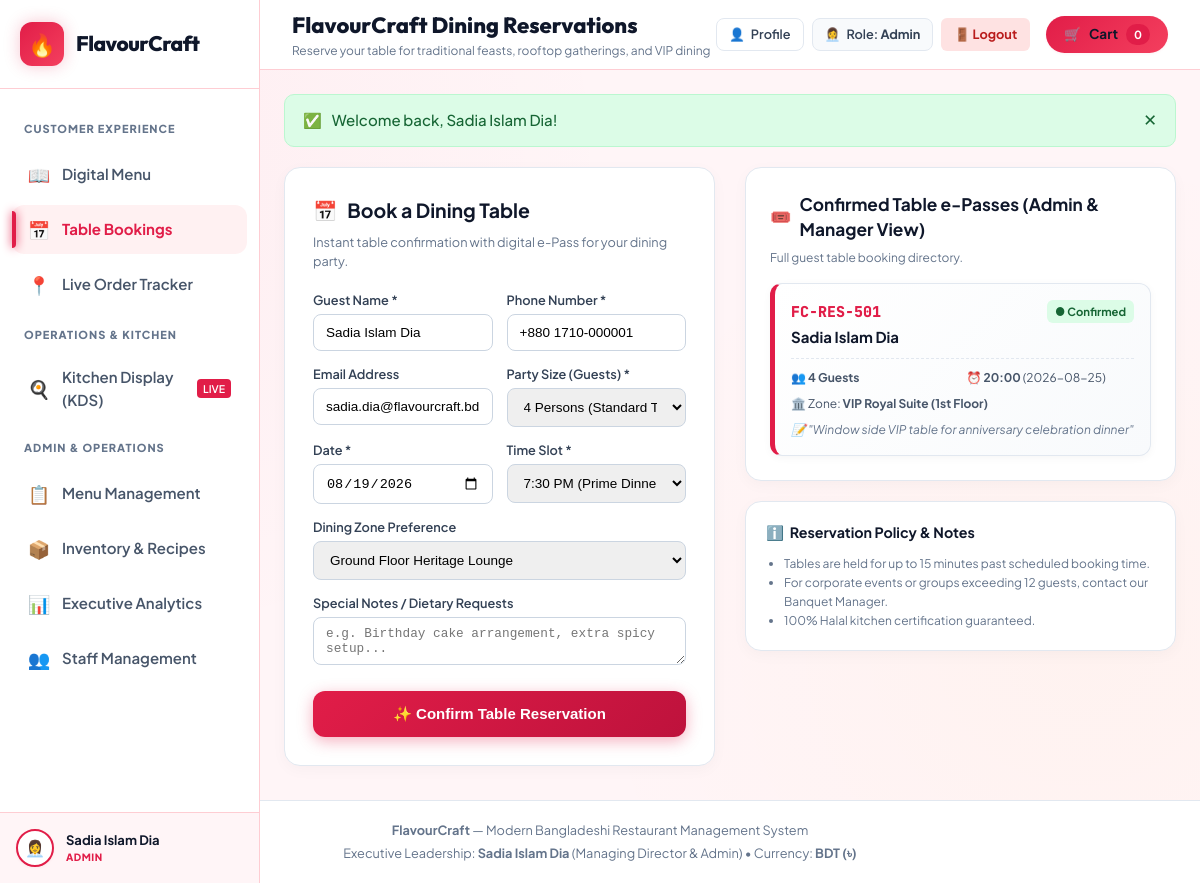
/reservations.php (signed in), run on the app's committed database.
### tables this page shows
CREATE TABLE `users` (
  `id` int(11) NOT NULL AUTO_INCREMENT,
  `user_uid` varchar(64) NOT NULL,
  `username` varchar(50) NOT NULL,
  `password` varchar(255) NOT NULL,
  `name` varchar(100) NOT NULL,
  `role` enum('Admin','Manager','Kitchen','Customer') NOT NULL DEFAULT 'Customer',
  `avatar` varchar(50) DEFAULT NULL,
  `phone` varchar(30) DEFAULT NULL,
  `email` varchar(100) DEFAULT NULL,
  `delivery_address` text DEFAULT NULL,
  `created_at` timestamp NOT NULL DEFAULT current_timestamp(),
  PRIMARY KEY (`id`),
  UNIQUE KEY `user_uid` (`user_uid`),
  UNIQUE KEY `username` (`username`)
);

CREATE TABLE `reservations` (
  `id` int(11) NOT NULL AUTO_INCREMENT,
  `booking_uid` varchar(64) NOT NULL,
  `booking_code` varchar(30) NOT NULL,
  `guest_name` varchar(100) NOT NULL,
  `guest_phone` varchar(30) NOT NULL,
  `guest_email` varchar(100) DEFAULT NULL,
  `party_size` int(11) NOT NULL DEFAULT 2,
  `reservation_date` date NOT NULL,
  `time_slot` varchar(20) NOT NULL,
  `table_preference` varchar(100) DEFAULT 'Standard Dining',
  `deposit_paid` decimal(10,2) NOT NULL DEFAULT 0.00,
  `status` enum('Confirmed','Pending','Cancelled','Seated') NOT NULL DEFAULT 'Confirmed',
  `special_request` text DEFAULT NULL,
  `created_at` timestamp NOT NULL DEFAULT current_timestamp(),
  PRIMARY KEY (`id`),
  UNIQUE KEY `booking_uid` (`booking_uid`),
  UNIQUE KEY `booking_code` (`booking_code`)
);

### reservations.php (the view, shortened to what the rows shown need)
<?php
require_once __DIR__ . '/config/db.php';
$user = get_current_user_data();
$is_guest = ($user['role'] === 'Guest');
$is_staff = ($user['role'] === 'Admin' || $user['role'] === 'Manager');
$conn = get_db();
$reservations = [];
if ($conn) {
    if ($is_staff) {
        $res = mysqli_query($conn, "SELECT * FROM reservations ORDER BY reservation_date DESC, id DESC LIMIT 10");
        if ($res) {
            while ($row = mysqli_fetch_assoc($res)) {
                $reservations[] = $row;
            }
        }
    }
}
$page_heading = 'FlavourCraft Dining Reservations';
require_once __DIR__ . '/includes/header.php';
?>
<div style="display: grid; grid-template-columns: 1fr 1fr; gap: 30px; align-items: start;">
  <div style="background: #fff; border-radius: 16px; padding: 28px; border: 1px solid #e2e8f0; box-shadow: 0 4px 15px rgba(0,0,0,0.03);">
    <h2 style="font-size: 1.3rem; margin: 0 0 8px; color: #0f172a; display: flex; align-items: center; gap: 10px;">
      <span>📅</span> Book a Dining Table
    </h2>
    <?php if ($is_guest): ?>
      <div style="background: #fff1f2; border: 2px dashed #f43f5e; border-radius: 14px; padding: 28px 20px; text-align: center;">
        <div style="font-size: 2.8rem; margin-bottom: 12px;">🔐</div>
        <h3 style="margin: 0 0 8px; color: #9f1239; font-size: 1.15rem;">Sign In or Register Required</h3>
        <p style="color: #475569; font-size: 0.85rem; line-height: 1.5; margin: 0 0 20px; max-width: 380px; margin-left: auto; margin-right: auto;">
          Please sign in to your customer account or register to confirm table bookings, select dining zones, and access your digital pass.
        </p>
        <div style="max-width: 280px; margin: 0 auto;">
          <a href="login.php?redirect=reservations.php" style="display: block; background: #e11d48; color: #fff; text-decoration: none; padding: 12px; border-radius: 8px; font-weight: 700; font-size: 0.9rem; box-shadow: 0 4px 12px rgba(225,29,72,0.3);">
            🔑 Sign In / Register Account
          </a>
        </div>
      </div>
    <?php else: ?>
      <form method="POST" action="reservations.php">
        <div style="display: grid; grid-template-columns: 1fr 1fr; gap: 14px; margin-bottom: 14px;">
          <div>
            <label style="display: block; font-size: 0.85rem; font-weight: 600; color: #334155; margin-bottom: 4px;">Guest Name *</label>
            <input type="text" name="guest_name" required placeholder="e.g. Asif Rahman" value="<?php echo htmlspecialchars($current_user['name']); ?>" style="width: 100%; padding: 10px 12px; border-radius: 8px; border: 1px solid #cbd5e1; font-size: 0.9rem;" />
          </div>
          <div>
            <label style="display: block; font-size: 0.85rem; font-weight: 600; color: #334155; margin-bottom: 4px;">Phone Number *</label>
            <input type="text" name="guest_phone" required placeholder="+880 1712-000000" value="<?php echo htmlspecialchars($current_user['phone'] ?? '+880 1711-234567'); ?>" style="width: 100%; padding: 10px 12px; border-radius: 8px; border: 1px solid #cbd5e1; font-size: 0.9rem;" />
          </div>
        </div>
        <div style="display: grid; grid-template-columns: 1fr 1fr; gap: 14px; margin-bottom: 14px;">
          <div>
            <label style="display: block; font-size: 0.85rem; font-weight: 600; color: #334155; margin-bottom: 4px;">Email Address</label>
            <input type="email" name="guest_email" placeholder="guest@example.com" value="<?php echo htmlspecialchars($current_user['email'] ?? ''); ?>" style="width: 100%; padding: 10px 12px; border-radius: 8px; border: 1px solid #cbd5e1; font-size: 0.9rem;" />
          </div>
          <div>
            <label style="display: block; font-size: 0.85rem; font-weight: 600; color: #334155; margin-bottom: 4px;">Party Size (Guests) *</label>
            <select name="party_size" style="width: 100%; padding: 10px 12px; border-radius: 8px; border: 1px solid #cbd5e1; font-size: 0.9rem;">
              <option value="4" selected>4 Persons (Standard Table)</option>
            </select>
          </div>
        </div>
        <div style="display: grid; grid-template-columns: 1fr 1fr; gap: 14px; margin-bottom: 14px;">
          <div>
            <label style="display: block; font-size: 0.85rem; font-weight: 600; color: #334155; margin-bottom: 4px;">Date *</label>
            <input type="date" name="reservation_date" required value="<?php echo date('Y-m-d'); ?>" min="<?php echo date('Y-m-d'); ?>" style="width: 100%; padding: 10px 12px; border-radius: 8px; border: 1px solid #cbd5e1; font-size: 0.9rem;" />
          </div>
          <div>
            <label style="display: block; font-size: 0.85rem; font-weight: 600; color: #334155; margin-bottom: 4px;">Time Slot *</label>
            <select name="time_slot" style="width: 100%; padding: 10px 12px; border-radius: 8px; border: 1px solid #cbd5e1; font-size: 0.9rem;">
              <option value="19:30" selected>7:30 PM (Prime Dinner)</option>
            </select>
          </div>
        </div>
        <div style="margin-bottom: 14px;">
          <label style="display: block; font-size: 0.85rem; font-weight: 600; color: #334155; margin-bottom: 4px;">Dining Zone Preference</label>
          <select name="table_preference" style="width: 100%; padding: 10px 12px; border-radius: 8px; border: 1px solid #cbd5e1; font-size: 0.9rem;">
            <option value="Ground Floor Heritage Lounge">Ground Floor Heritage Lounge</option>
          </select>
        </div>
        <div style="margin-bottom: 20px;">
          <label style="display: block; font-size: 0.85rem; font-weight: 600; color: #334155; margin-bottom: 4px;">Special Notes / Dietary Requests</label>
          <textarea name="special_request" rows="2" placeholder="e.g. Birthday cake arrangement, extra spicy setup..." style="width: 100%; padding: 8px 12px; border-radius: 8px; border: 1px solid #cbd5e1; font-size: 0.85rem;"></textarea>
        </div>
        <button type="submit" style="width: 100%; background: linear-gradient(135deg, #e11d48, #be123c); color: #fff; border: none; padding: 14px; border-radius: 12px; font-weight: 800; font-size: 1rem; cursor: pointer; box-shadow: 0 4px 15px rgba(225, 29, 72, 0.35);">
          ✨ Confirm Table Reservation
        </button>
      </form>
    <?php endif; ?>
  </div>
  <div style="display: flex; flex-direction: column; gap: 20px;">
    <div style="background: #fff; border-radius: 16px; padding: 24px; border: 1px solid #e2e8f0; box-shadow: 0 4px 15px rgba(0,0,0,0.03);">
      <?php if (empty($reservations)): ?>
        <div style="padding: 35px 20px; text-align: center; color: #64748b; background: #f8fafc; border-radius: 12px; border: 1px dashed #cbd5e1;">
          <div style="font-size: 2rem; margin-bottom: 8px;">🍽️</div>
          <div style="font-weight: 700; color: #334155; margin-bottom: 4px;">No Active Bookings</div>
          <div style="font-size: 0.85rem;">
            <?php if ($is_guest): ?>
              Please sign in or register to view your table passes.
            <?php else: ?>
              Complete the reservation form on the left to confirm your table and view your digital e-Pass.
            <?php endif; ?>
          </div>
        </div>
      <?php else: ?>
        <div style="display: flex; flex-direction: column; gap: 14px;">
          <?php foreach ($reservations as $res): ?>
            <div style="background: linear-gradient(135deg, #fff, #f8fafc); border: 1px solid #e2e8f0; border-left: 5px solid #e11d48; border-radius: 12px; padding: 16px; box-shadow: 0 2px 8px rgba(0,0,0,0.04);">
              <div style="display: flex; justify-content: space-between; align-items: flex-start; margin-bottom: 8px;">
                <div>
                  <span style="font-family: 'JetBrains Mono', monospace; font-weight: 800; font-size: 1rem; color: #e11d48;">
                    <?php echo htmlspecialchars($res['booking_code']); ?>
                  </span>
                  <div style="font-weight: 700; color: #0f172a; margin-top: 2px;">
                    <?php echo htmlspecialchars($res['guest_name']); ?>
                  </div>
                </div>
                <span style="background: #dcfce7; color: #166534; font-size: 0.75rem; font-weight: 700; padding: 3px 8px; border-radius: 6px;">
                  ● <?php echo htmlspecialchars($res['status']); ?>
                </span>
              </div>
              <div style="display: grid; grid-template-columns: 1fr 1fr; gap: 8px; font-size: 0.8rem; color: #475569; margin-top: 10px; border-top: 1px dashed #e2e8f0; padding-top: 10px;">
                <div>👥 <strong><?php echo (int)$res['party_size']; ?> Guests</strong></div>
                <div>⏰ <strong><?php echo htmlspecialchars($res['time_slot']); ?></strong> (<?php echo htmlspecialchars($res['reservation_date']); ?>)</div>
                <div style="grid-column: span 2;">🏛️ Zone: <strong><?php echo htmlspecialchars($res['table_preference']); ?></strong></div>
                <?php if (!empty($res['special_request'])): ?>
                  <div style="grid-column: span 2; font-style: italic; color: #64748b;">📝 "<?php echo htmlspecialchars($res['special_request']); ?>"</div>
                <?php endif; ?>
              </div>
            </div>
          <?php endforeach; ?>
        </div>
      <?php endif; ?>
    </div>
  </div>
</div>
<?php require_once __DIR__ . '/includes/footer.php'; ?>

### includes/header.php (shortened to what the rows shown need)
<?php
require_once __DIR__ . '/../config/db.php';
$current_user = get_current_user_data();
$page_heading = $page_heading ?? 'FlavourCraft Menu';
?>
<!DOCTYPE html>
<html lang="en">
<head>
  <link rel="stylesheet" href="css/variables.css" />
  <link rel="stylesheet" href="css/style.css" />
  <link rel="stylesheet" href="css/menu.css" />
  <link rel="stylesheet" href="css/ordering.css" />
  <link rel="stylesheet" href="css/reservations.css" />
  <link rel="stylesheet" href="css/kds.css" />
  <link rel="stylesheet" href="css/inventory.css" />
  <link rel="stylesheet" href="css/analytics.css" />
  <link rel="stylesheet" href="css/staff.css" />
  <link rel="stylesheet" href="css/rbac.css" />
  <link rel="stylesheet" href="css/auth.css" />
</head>
<body>
  <div id="app-shell">
    <aside class="sidebar" id="app-sidebar">
      <div class="brand-container">
        <a href="index.php" style="display:flex; align-items:center; gap:12px; text-decoration:none; color:inherit;">
          <div class="brand-text">
            <h1 style="margin:0; font-size:1.4rem;">FlavourCraft</h1>
          </div>
        </a>
      </div>
      <div class="sidebar-footer">
        <a href="<?php echo isset($_SESSION['user']) ? 'profile.php' : 'login.php'; ?>" style="text-decoration:none; color:inherit; display:block;">
          <div class="user-profile-card" style="cursor:pointer;" title="<?php echo isset($_SESSION['user']) ? 'Click to view & edit your profile' : 'Click to sign in'; ?>">
            <div class="user-avatar"><?php echo htmlspecialchars(get_user_avatar($current_user['avatar'] ?? '', $current_user['role'] ?? 'Guest')); ?></div>
            <div class="user-info">
              <div class="user-name"><?php echo htmlspecialchars($current_user['name'] ?? 'Guest Customer'); ?></div>
              <div class="user-role-badge"><?php echo htmlspecialchars($current_user['role'] ?? 'Guest'); ?></div>
            </div>
          </div>
        </a>
      </div>
    </aside>
    <div class="main-wrapper">
      <header class="topbar">
        <div class="topbar-left">
          <div class="page-heading">
            <h2 id="topbar-page-title"><?php echo htmlspecialchars($page_heading); ?></h2>
          </div>
        </div>
        <div class="topbar-right">
          <div style="display:flex; align-items:center; gap:8px;">
            <?php if (isset($_SESSION['user'])): ?>
              <a href="profile.php" class="btn btn-secondary" style="padding:6px 12px; font-size:0.85rem; text-decoration:none; display:inline-flex; align-items:center; gap:6px; border:1px solid #e2e8f0; border-radius:8px; background:#fff; color:#334155; font-weight:600;" title="Edit Profile">
                <span>👤</span>
                <span>Profile</span>
              </a>
              <a href="login.php" class="btn btn-secondary" style="padding:6px 12px; font-size:0.85rem; text-decoration:none; display:inline-flex; align-items:center; gap:6px; border:1px solid #e2e8f0; border-radius:8px; background:#f8fafc; color:#334155; font-weight:600;" title="Switch Role">
                <span><?php echo htmlspecialchars(get_user_avatar($current_user['avatar'] ?? '', $current_user['role'])); ?></span>
                <span>Role: <strong><?php echo htmlspecialchars($current_user['role']); ?></strong></span>
              </a>
              <a href="logout.php" class="btn btn-sm" style="padding:6px 12px; font-size:0.85rem; text-decoration:none; background:#fee2e2; color:#b91c1c; border-radius:6px; font-weight:700;">🚪 Logout</a>
            <?php endif; ?>
          </div>
        </div>
      </header>
      <main class="content-body" style="padding: 24px;">

### data on the page
users: avatar "👩‍💼", name "Sadia Islam Dia", role "ADMIN", role "Admin", guest_name "Sadia Islam Dia", guest_phone "+880 1710-000001", guest_email "sadia.dia@flavourcraft.bd"
reservations: booking_code "FC-RES-501", guest_name "Sadia Islam Dia", status "Confirmed", party_size "4", time_slot "20:00", reservation_date "2026-08-25", table_preference "VIP Royal Suite (1st Floor)", special_request "Window side VIP table for anniversary celebration dinner"

### other printed values
$page_heading "FlavourCraft Dining Reservations"
$page_desc "Reserve your table for traditional feasts, rooftop gatherings, and VIP dining"
$cart_count "0"
$flash['message'] "Welcome back, Sadia Islam Dia!"
